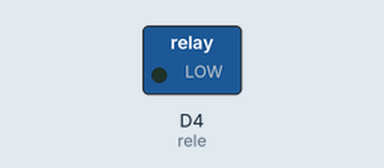
Simulated run of this sketch. Board: ESP8266 (NodeMCU). Parts: switched loads named in the sketch (green lamp = pin HIGH). WiFi joins after 1.5 s; servers stay silent unless stated; uploads are accepted with an empty reply; what the sketch prints to the serial monitor is not drawn.

Above: at 1.6 s.
At 7.9 s:
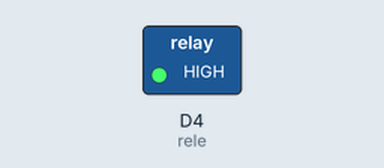
Timing chart, 0 to 9.4 s (numbered marks = the images above):
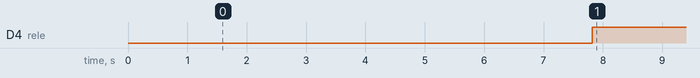

The sketch:

PLANTILLA_RECEPCION_DATOS.ino
```cpp
#include <ESP8266WiFi.h>

const char* ssid= "RED_ARDUINO";
const char* pass = "aula10b84";
WiFiClient client;

//FORMA LOCAL
const char* host = "192.168.137.2"; //IP DE SU COMPUTADORA SERVIDOR
const int   port = 8081; //PUERTO DE SU COMPUTADORA (DEPENDE DEL XAMPP)
//FORMA WEB
//const char* host = "www.paginaweb.com";
//const int   port = 80;

const int watchdog = 5000;
unsigned long previousMillis = millis();

//VARIABLES PARA OBTENER DE LA BASE DE DATOS
String var="1";
String texto="";

//LEDS PARA ENCENDER Y APAGAR
const int rele = D4;

void setup() {
  Serial.begin(9600);
  Serial.println();
  Serial.println();
  Serial.print("Connectando a: ");
  Serial.println(ssid);

  WiFi.begin(ssid, pass);

  while(WiFi.status() != WL_CONNECTED) {
    delay(500);
    Serial.print(".");
  }

  Serial.println("");
  Serial.println("Conexion exitosa");
  Serial.println("Dirección IP: ");
  Serial.println(WiFi.localIP());

  pinMode(rele, OUTPUT);

}

void loop() {
  Serial.print("Conectando a ");
  Serial.println(host);

  unsigned long currentMillis = millis();

  if ( currentMillis - previousMillis > watchdog ) {
    previousMillis = currentMillis;

    if (!client.connect(host, port)) {
      Serial.println("Fallo al conectar");
      return;
    }

    //LOCAL
    String url = "/hardware10b/arduino/php_funciones_obtener5.php";
    //WEB
    //String url = "/ardu/revisar_led.php";
    Serial.println(url);

    // Enviamos petición al servidor
    client.print(String("GET ") + url + " HTTP/1.1\r\n" +
               "Host: " + host + "\r\n" +
               "Connection: close\r\n\r\n");


    unsigned long timeout = millis();
    while (client.available() == 0) {
      if (millis() - timeout > 5000) {
        Serial.println(">>> Client Timeout !");
        client.stop();
        return;
      }
    }


    //RECEPCION DE DATOS DE BASE DE DATOS
    String line = "";
    String linetmp = "";
    // Leemos la respuesta del servidor
    while(client.available()){
      linetmp = client.readStringUntil('\r');
      Serial.print(line);
      if(linetmp.length()>4) {//SI TIENE MAS DE 4 CARACTERES
          line = linetmp;
      }
    }
    var = line.substring(5,6);
    // variable2 = line.substring(7,8);
    // variable3 = line.substring(9,10);

    Serial.print("VARIABLE: ");
    Serial.println(var);

    //DESPUES DE LA LECTURA HACE LA ACCION

    // VARIABLE 1
    if (var == "1"){
      digitalWrite(rele, LOW);
    }else{
      digitalWrite(rele, HIGH);
    }

  }

  delay(5000);


}
```

Measured:
- by itself, D4 (rele): LOW → HIGH at 7.8 s
